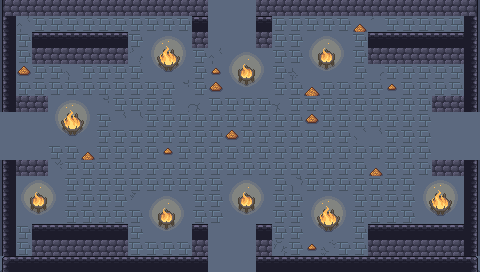

The image is a tile-based game level rendered from a .tmx file. Its description and source (layers, tilesets, objects; grid data summarised) follow:
An orthogonal 30x17 tile map with 16x16 px tiles, 6 tile layers (ground, dressing, decor, walls, ...), 5 tilesets and 12 objects (6x PROP, 5x ENTRY, CHEST).

<map version="1.10" tiledversion="1.10.2" orientation="orthogonal" renderorder="right-down" width="30" height="17" tilewidth="16" tileheight="16" infinite="0" nextlayerid="8" nextobjectid="13">
 <tileset firstgid="1" name="wall" tilewidth="16" tileheight="16" tilecount="493" columns="17">
  <image source="../../../gfx/tiles/cove/walls_floor.png" width="272" height="464" />
 </tileset>
 <tileset firstgid="494" name="cracks" tilewidth="16" tileheight="16" tilecount="120" columns="8">
  <image source="../../../gfx/tiles/cove/cracks_floor.png" width="128" height="240" />
 </tileset>
 <tileset firstgid="614" name="wallcracks" tilewidth="16" tileheight="16" tilecount="256" columns="8">
  <image source="../../../gfx/tiles/cove/cracks_walls.png" width="128" height="512" />
 </tileset>
 <tileset firstgid="870" name="objects" tilewidth="16" tileheight="16" tilecount="216" columns="24">
  <image source="../../../gfx/tiles/cove/objects.png" width="384" height="144" />
 </tileset>
 <tileset firstgid="1086" name="fire" tilewidth="16" tileheight="16" tilecount="198" columns="11">
  <image source="../../../gfx/tiles/cove/fire.png" width="176" height="288" />
  <tile id="0">
   <animation>
    <frame tileid="0" duration="150" />
    <frame tileid="33" duration="150" />
    <frame tileid="66" duration="150" />
    <frame tileid="99" duration="150" />
    <frame tileid="132" duration="150" />
    <frame tileid="165" duration="150" />
   </animation>
  </tile>
  <tile id="1">
   <animation>
    <frame tileid="1" duration="150" />
    <frame tileid="34" duration="150" />
    <frame tileid="67" duration="150" />
    <frame tileid="100" duration="150" />
    <frame tileid="133" duration="150" />
    <frame tileid="166" duration="150" />
   </animation>
  </tile>
  <tile id="2">
   <animation>
    <frame tileid="2" duration="150" />
    <frame tileid="35" duration="150" />
    <frame tileid="68" duration="150" />
    <frame tileid="101" duration="150" />
    <frame tileid="134" duration="150" />
    <frame tileid="167" duration="150" />
   </animation>
  </tile>
  <tile id="3">
   <animation>
    <frame tileid="3" duration="150" />
    <frame tileid="36" duration="150" />
    <frame tileid="69" duration="150" />
    <frame tileid="102" duration="150" />
    <frame tileid="135" duration="150" />
    <frame tileid="168" duration="150" />
   </animation>
  </tile>
  <tile id="4">
   <animation>
    <frame tileid="4" duration="150" />
    <frame tileid="37" duration="150" />
    <frame tileid="70" duration="150" />
    <frame tileid="103" duration="150" />
    <frame tileid="136" duration="150" />
    <frame tileid="169" duration="150" />
   </animation>
  </tile>
  <tile id="5">
   <animation>
    <frame tileid="5" duration="150" />
    <frame tileid="38" duration="150" />
    <frame tileid="71" duration="150" />
    <frame tileid="104" duration="150" />
    <frame tileid="137" duration="150" />
    <frame tileid="170" duration="150" />
   </animation>
  </tile>
  <tile id="6">
   <animation>
    <frame tileid="6" duration="150" />
    <frame tileid="39" duration="150" />
    <frame tileid="72" duration="150" />
    <frame tileid="105" duration="150" />
    <frame tileid="138" duration="150" />
    <frame tileid="171" duration="150" />
   </animation>
  </tile>
  <tile id="7">
   <animation>
    <frame tileid="7" duration="150" />
    <frame tileid="40" duration="150" />
    <frame tileid="73" duration="150" />
    <frame tileid="106" duration="150" />
    <frame tileid="139" duration="150" />
    <frame tileid="172" duration="150" />
   </animation>
  </tile>
  <tile id="8">
   <animation>
    <frame tileid="8" duration="150" />
    <frame tileid="41" duration="150" />
    <frame tileid="74" duration="150" />
    <frame tileid="107" duration="150" />
    <frame tileid="140" duration="150" />
    <frame tileid="173" duration="150" />
   </animation>
  </tile>
  <tile id="9">
   <animation>
    <frame tileid="9" duration="150" />
    <frame tileid="42" duration="150" />
    <frame tileid="75" duration="150" />
    <frame tileid="108" duration="150" />
    <frame tileid="141" duration="150" />
    <frame tileid="174" duration="150" />
   </animation>
  </tile>
  <tile id="10">
   <animation>
    <frame tileid="10" duration="150" />
    <frame tileid="43" duration="150" />
    <frame tileid="76" duration="150" />
    <frame tileid="109" duration="150" />
    <frame tileid="142" duration="150" />
    <frame tileid="175" duration="150" />
   </animation>
  </tile>
  <tile id="11">
   <animation>
    <frame tileid="11" duration="150" />
    <frame tileid="44" duration="150" />
    <frame tileid="77" duration="150" />
    <frame tileid="110" duration="150" />
    <frame tileid="143" duration="150" />
    <frame tileid="176" duration="150" />
   </animation>
  </tile>
  <tile id="12">
   <animation>
    <frame tileid="12" duration="150" />
    <frame tileid="45" duration="150" />
    <frame tileid="78" duration="150" />
    <frame tileid="111" duration="150" />
    <frame tileid="144" duration="150" />
    <frame tileid="177" duration="150" />
   </animation>
  </tile>
  <tile id="13">
   <animation>
    <frame tileid="13" duration="150" />
    <frame tileid="46" duration="150" />
    <frame tileid="79" duration="150" />
    <frame tileid="112" duration="150" />
    <frame tileid="145" duration="150" />
    <frame tileid="178" duration="150" />
   </animation>
  </tile>
  <tile id="14">
   <animation>
    <frame tileid="14" duration="150" />
    <frame tileid="47" duration="150" />
    <frame tileid="80" duration="150" />
    <frame tileid="113" duration="150" />
    <frame tileid="146" duration="150" />
    <frame tileid="179" duration="150" />
   </animation>
  </tile>
  <tile id="15">
   <animation>
    <frame tileid="15" duration="150" />
    <frame tileid="48" duration="150" />
    <frame tileid="81" duration="150" />
    <frame tileid="114" duration="150" />
    <frame tileid="147" duration="150" />
    <frame tileid="180" duration="150" />
   </animation>
  </tile>
  <tile id="16">
   <animation>
    <frame tileid="16" duration="150" />
    <frame tileid="49" duration="150" />
    <frame tileid="82" duration="150" />
    <frame tileid="115" duration="150" />
    <frame tileid="148" duration="150" />
    <frame tileid="181" duration="150" />
   </animation>
  </tile>
  <tile id="17">
   <animation>
    <frame tileid="17" duration="150" />
    <frame tileid="50" duration="150" />
    <frame tileid="83" duration="150" />
    <frame tileid="116" duration="150" />
    <frame tileid="149" duration="150" />
    <frame tileid="182" duration="150" />
   </animation>
  </tile>
  <tile id="18">
   <animation>
    <frame tileid="18" duration="150" />
    <frame tileid="51" duration="150" />
    <frame tileid="84" duration="150" />
    <frame tileid="117" duration="150" />
    <frame tileid="150" duration="150" />
    <frame tileid="183" duration="150" />
   </animation>
  </tile>
  <tile id="19">
   <animation>
    <frame tileid="19" duration="150" />
    <frame tileid="52" duration="150" />
    <frame tileid="85" duration="150" />
    <frame tileid="118" duration="150" />
    <frame tileid="151" duration="150" />
    <frame tileid="184" duration="150" />
   </animation>
  </tile>
  <tile id="20">
   <animation>
    <frame tileid="20" duration="150" />
    <frame tileid="53" duration="150" />
    <frame tileid="86" duration="150" />
    <frame tileid="119" duration="150" />
    <frame tileid="152" duration="150" />
    <frame tileid="185" duration="150" />
   </animation>
  </tile>
  <tile id="21">
   <animation>
    <frame tileid="21" duration="150" />
    <frame tileid="54" duration="150" />
    <frame tileid="87" duration="150" />
    <frame tileid="120" duration="150" />
    <frame tileid="153" duration="150" />
    <frame tileid="186" duration="150" />
   </animation>
  </tile>
  <tile id="22">
   <animation>
    <frame tileid="22" duration="150" />
    <frame tileid="55" duration="150" />
    <frame tileid="88" duration="150" />
    <frame tileid="121" duration="150" />
    <frame tileid="154" duration="150" />
    <frame tileid="187" duration="150" />
   </animation>
  </tile>
  <tile id="23">
   <animation>
    <frame tileid="23" duration="150" />
    <frame tileid="56" duration="150" />
    <frame tileid="89" duration="150" />
    <frame tileid="122" duration="150" />
    <frame tileid="155" duration="150" />
    <frame tileid="188" duration="150" />
   </animation>
  </tile>
  <tile id="24">
   <animation>
    <frame tileid="24" duration="150" />
    <frame tileid="57" duration="150" />
    <frame tileid="90" duration="150" />
    <frame tileid="123" duration="150" />
    <frame tileid="156" duration="150" />
    <frame tileid="189" duration="150" />
   </animation>
  </tile>
  <tile id="25">
   <animation>
    <frame tileid="25" duration="150" />
    <frame tileid="58" duration="150" />
    <frame tileid="91" duration="150" />
    <frame tileid="124" duration="150" />
    <frame tileid="157" duration="150" />
    <frame tileid="190" duration="150" />
   </animation>
  </tile>
  <tile id="26">
   <animation>
    <frame tileid="26" duration="150" />
    <frame tileid="59" duration="150" />
    <frame tileid="92" duration="150" />
    <frame tileid="125" duration="150" />
    <frame tileid="158" duration="150" />
    <frame tileid="191" duration="150" />
   </animation>
  </tile>
  <tile id="27">
   <animation>
    <frame tileid="27" duration="150" />
    <frame tileid="60" duration="150" />
    <frame tileid="93" duration="150" />
    <frame tileid="126" duration="150" />
    <frame tileid="159" duration="150" />
    <frame tileid="192" duration="150" />
   </animation>
  </tile>
  <tile id="28">
   <animation>
    <frame tileid="28" duration="150" />
    <frame tileid="61" duration="150" />
    <frame tileid="94" duration="150" />
    <frame tileid="127" duration="150" />
    <frame tileid="160" duration="150" />
    <frame tileid="193" duration="150" />
   </animation>
  </tile>
  <tile id="29">
   <animation>
    <frame tileid="29" duration="150" />
    <frame tileid="62" duration="150" />
    <frame tileid="95" duration="150" />
    <frame tileid="128" duration="150" />
    <frame tileid="161" duration="150" />
    <frame tileid="194" duration="150" />
   </animation>
  </tile>
  <tile id="30">
   <animation>
    <frame tileid="30" duration="150" />
    <frame tileid="63" duration="150" />
    <frame tileid="96" duration="150" />
    <frame tileid="129" duration="150" />
    <frame tileid="162" duration="150" />
    <frame tileid="195" duration="150" />
   </animation>
  </tile>
  <tile id="31">
   <animation>
    <frame tileid="31" duration="150" />
    <frame tileid="64" duration="150" />
    <frame tileid="97" duration="150" />
    <frame tileid="130" duration="150" />
    <frame tileid="163" duration="150" />
    <frame tileid="196" duration="150" />
   </animation>
  </tile>
  <tile id="32">
   <animation>
    <frame tileid="32" duration="150" />
    <frame tileid="65" duration="150" />
    <frame tileid="98" duration="150" />
    <frame tileid="131" duration="150" />
    <frame tileid="164" duration="150" />
    <frame tileid="197" duration="150" />
   </animation>
  </tile>
 </tileset>
 <layer id="1" name="ground" width="30" height="17">
  <data>[510 cells, 510 non-empty, 1 distinct tile ids]</data>
 </layer>
 <layer id="2" name="dressing" width="30" height="17">
  <data>[510 cells, 332 non-empty, 46 distinct tile ids]</data>
 </layer>
 <layer id="3" name="decor" width="30" height="17">
  <data>[510 cells, 0 non-empty, 0 distinct tile ids]</data>
 </layer>
 <layer id="4" name="walls" width="30" height="17">
  <data>[510 cells, 78 non-empty, 8 distinct tile ids]</data>
 </layer>
 <layer id="5" name="props" width="30" height="17">
  <data>[510 cells, 73 non-empty, 4 distinct tile ids]</data>
 </layer>
 <layer id="6" name="overhead" width="30" height="17">
  <data>[510 cells, 0 non-empty, 0 distinct tile ids]</data>
 </layer>
 <objectgroup id="7" name="spawns">
  <object id="1" name="UP" type="ENTRY" x="232" y="24" />
  <object id="2" name="DOWN" type="ENTRY" x="232" y="248" />
  <object id="3" name="LEFT" type="ENTRY" x="24" y="136" />
  <object id="4" name="RIGHT" type="ENTRY" x="456" y="136" />
  <object id="5" name="" type="ENTRY" x="248" y="136" />
  <object id="6" name="" type="CHEST" x="232" y="136" />
  <object id="7" name="torch" type="PROP" x="56" y="264" />
  <object id="8" name="torch" type="PROP" x="424" y="264" />
  <object id="9" name="torch" type="PROP" x="8" y="232" />
  <object id="10" name="torch" type="PROP" x="472" y="232" />
  <object id="11" name="banner" type="PROP" x="120" y="264" />
  <object id="12" name="banner" type="PROP" x="360" y="264" />
 </objectgroup>
</map>
